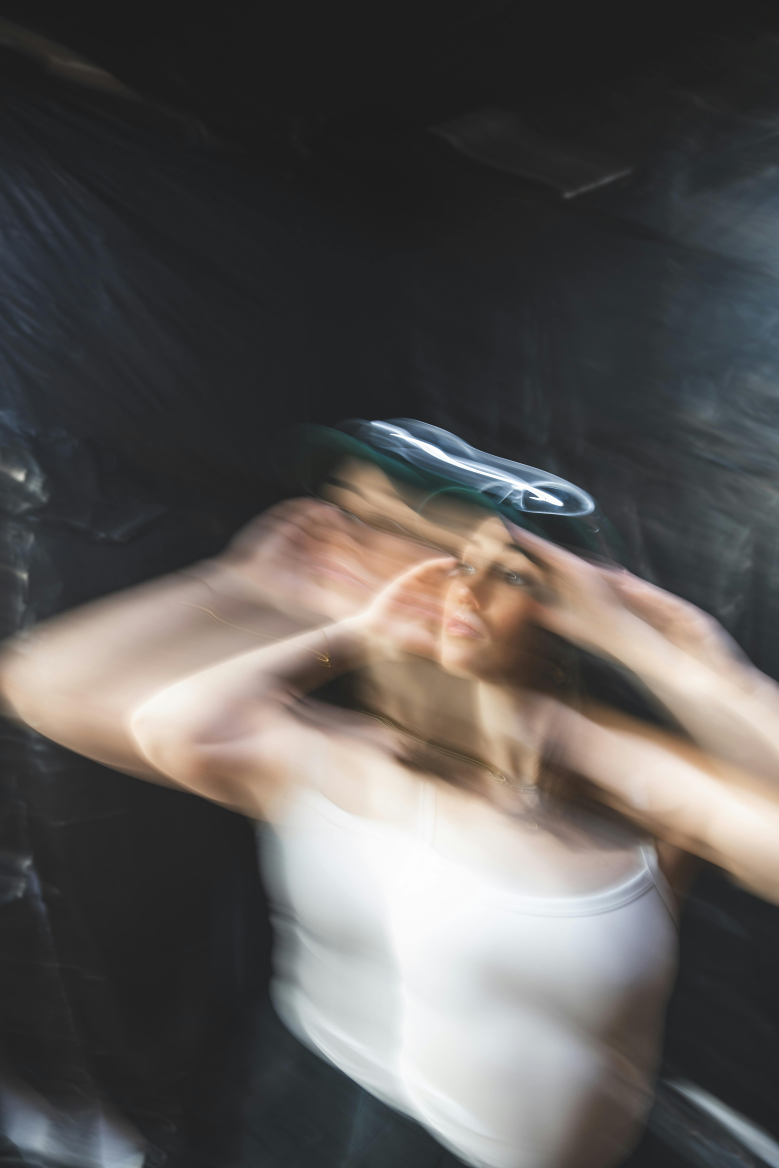
#> input picture input_images/input_1.jpg, 4672 x 7008 px (shown at 1/6 size); its folder holds only this picture in this run
$ python pillow_batch_image_github.py
#> lines starting #> are read from the running program, lines starting #| are printed output that depends on the picture
from PIL import Image, ImageEnhance
import os

class BatchImageEditor:
    def __init__(self, input_folder: str, output_folder: str, resize_size: tuple[int, int], rotation: int, crop_box: tuple[int, int, int, int], contrast_factor: float):

        self.input_folder = input_folder
        self.output_folder = output_folder
        self.resize_size = resize_size
        self.rotation = rotation
        self.crop_box = crop_box
        self.contrast_factor = contrast_factor

        os.makedirs(self.output_folder, exist_ok=True)  # Create output folder if not exists

    def process_images(self):
        """Process all images in the input folder."""
        for filename in os.listdir(self.input_folder):
            if filename.lower().endswith((".jpg", ".jpeg", ".png")):
                input_path = os.path.join(self.input_folder, filename)
                output_path = os.path.join(self.output_folder, f"edited_{filename}")

                # Load image
                image = Image.open(input_path)
#> image is the input picture: PIL image 4672x7008 RGB; mean R, G, B 90.2, 87, 85.3

                # Apply transformations
                image = image.resize(self.resize_size)  # Resize
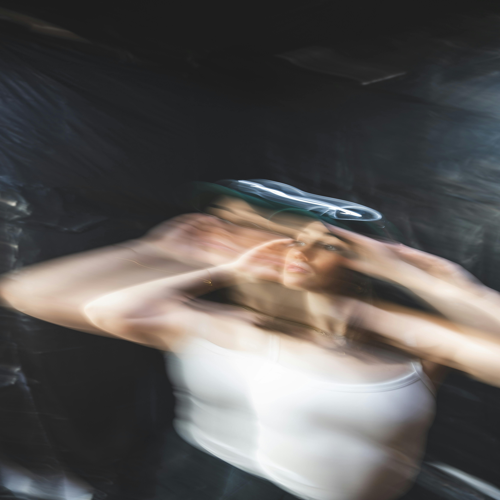
#> image: PIL image 500x500 RGB; mean R, G, B 90.2, 87, 85.3
                image = image.rotate(self.rotation)  # Rotate
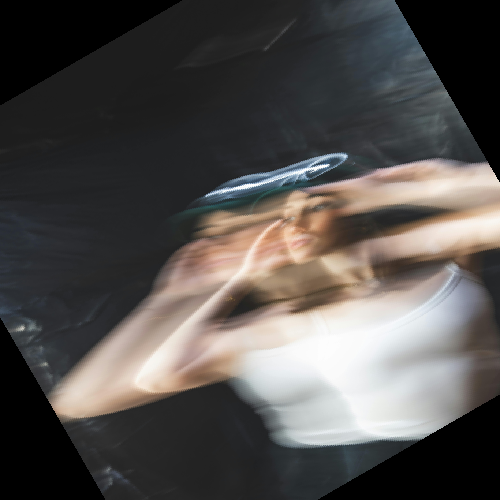
#> image: PIL image 500x500 RGB; mean R, G, B 82.9, 79.6, 77.5
                image = image.crop(self.crop_box)  # Crop
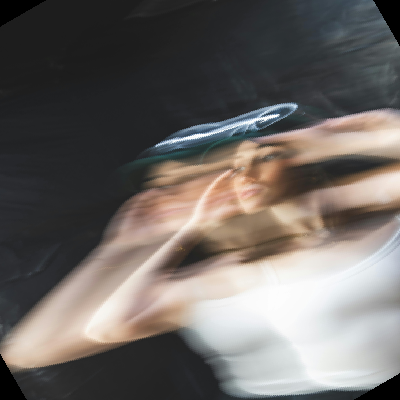
#> image: PIL image 400x400 RGB; mean R, G, B 108.4, 103.2, 99.8
                image = ImageEnhance.Contrast(image).enhance(self.contrast_factor)  # Adjust contrast
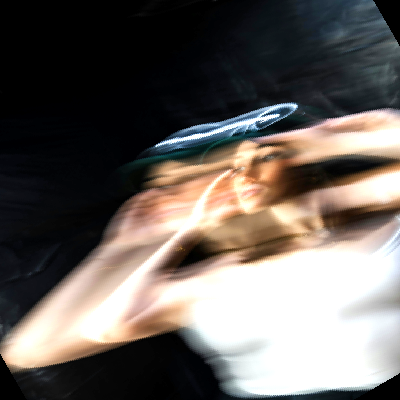
#> image: PIL image 400x400 RGB; mean R, G, B 105.1, 98.6, 93.8

                # Save processed image
                image.save(output_path)
                print(f"✅ Processed and saved: {output_path}")

def main():
    input_folder = "input_images"  # Folder containing images
    output_folder = "output_images"  # Folder to save edited images
    resize_size = (500, 500)  # Resize to 500x500 pixels
    rotation_angle = 30  # Rotate images by 30 degrees
    crop_box = (50, 50, 450, 450)  # Crop area (left, upper, right, lower)
    contrast_factor = 1.5  # Increase contrast by 1.5x

    editor = BatchImageEditor(input_folder, output_folder, resize_size, rotation_angle, crop_box, contrast_factor)
    editor.process_images()

if __name__ == "__main__":
    main()


#Photo: Jean-Daniel Francoeur: https://www.pexels.com/tr-tr/fotograf/30936133/
#Photo: lauriphoto: https://www.pexels.com/tr-tr/fotograf/31263848/
#Photo: berobscura: https://www.pexels.com/tr-tr/fotograf/30650040/

$ run again, on input_images/input_2.jpg
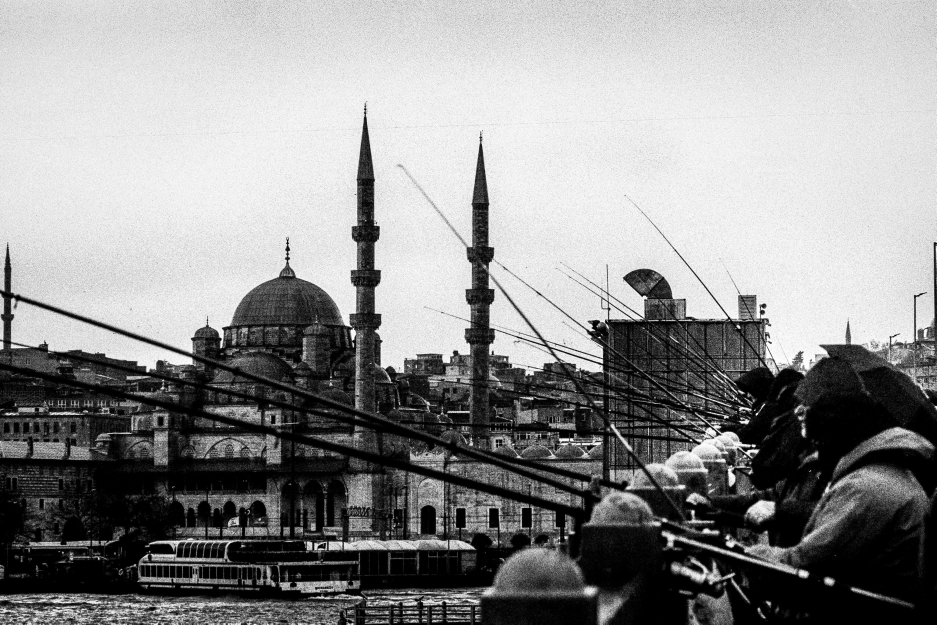
#> input picture input_images/input_2.jpg, 3745 x 2497 px (shown at 1/4 size)
#> in process_images, image is the input picture: PIL image 3745x2497 RGB; min 0, max 255, mean 143.9
#> in process_images, `image = image.crop(self.crop_box)`:
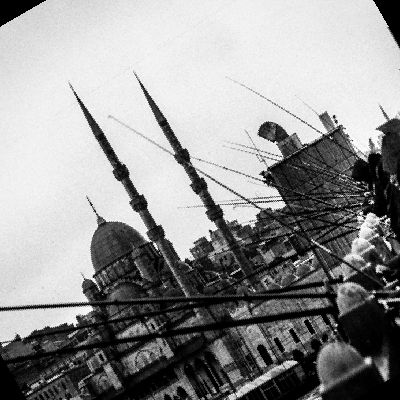
#> image: PIL image 400x400 RGB; min 0, max 255, mean 147
#> in process_images, `image = ImageEnhance.Contrast(image).enhance(self.contrast_factor)`:
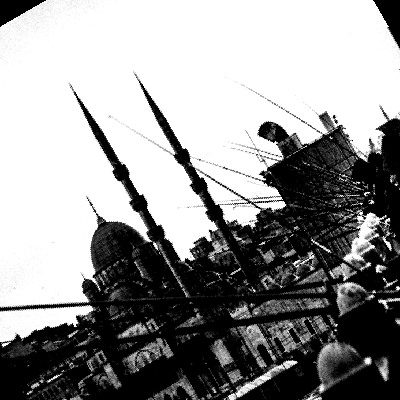
#> image: PIL image 400x400 RGB; min 0, max 255, mean 148.3
